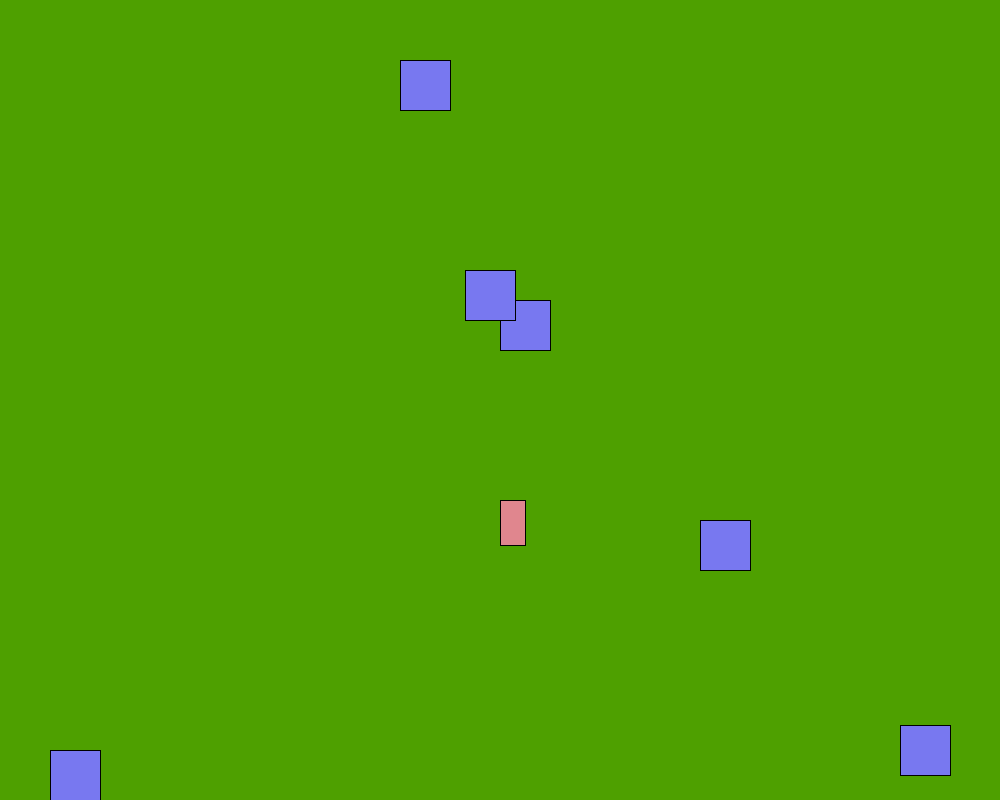
Frame 1 (no input)
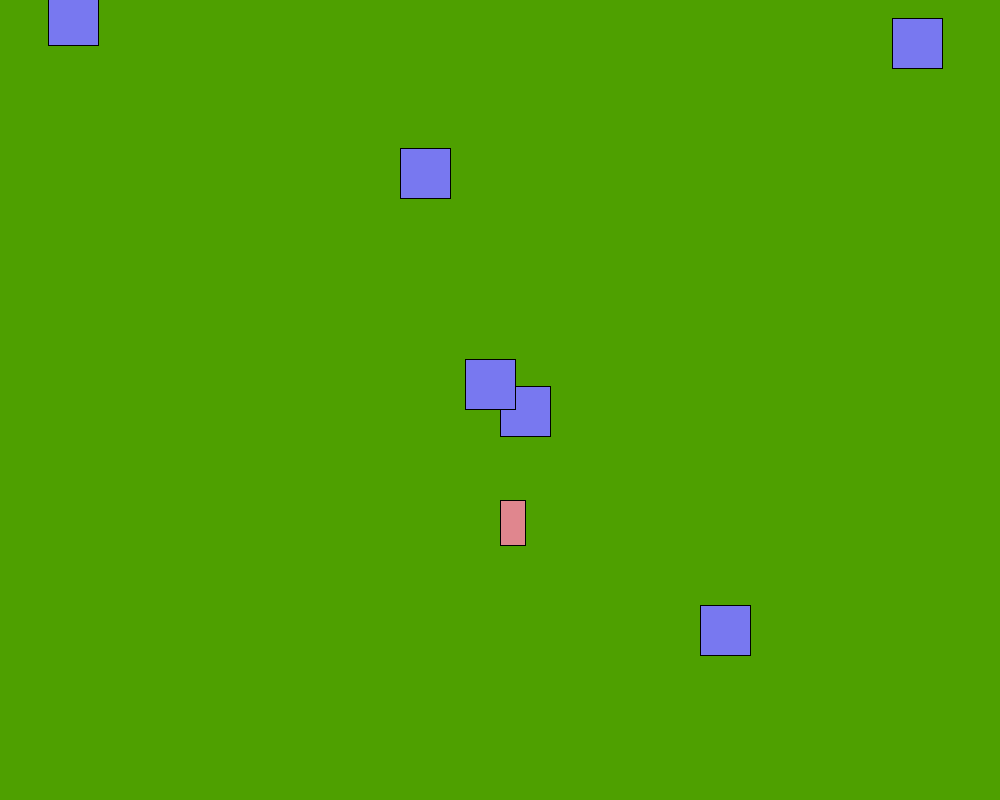
Frame 60 (the mouse pressed at the canvas centre just before this capture)
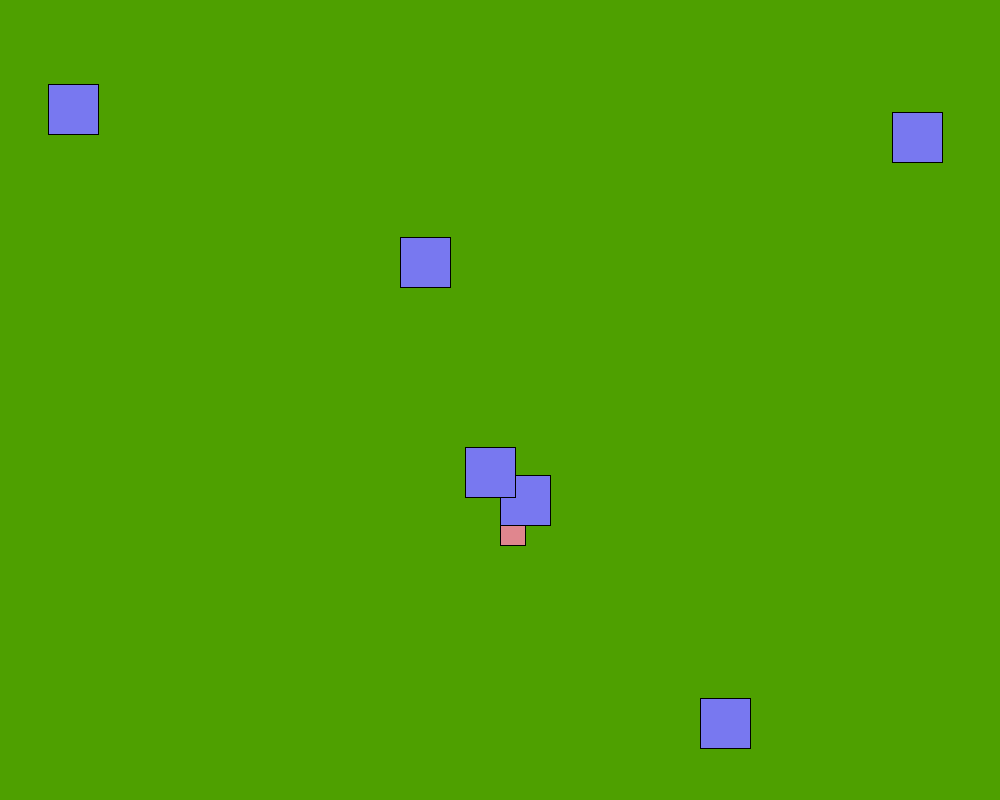
Frame 120 (the mouse held since frame 60 and released just before this capture)

The Processing sketch that drew these frames (run headless with seeded random() and noise(); from frame 60 on, the mouse is pressed at the canvas centre):

// Processing sketch: Racing_car_game
// ── Racing_car_game.pde
Car newCar;
ObjectGenerator newObject;
ObjectGenerator newObject1;
ObjectGenerator newObject2;
ObjectGenerator newObject3;
ObjectGenerator newObject4;
ObjectGenerator newObject5;

void setup () {
  size(1000, 800);
  frameRate(60);
  
  newCar = new Car(500, 500);
  newObject = new ObjectGenerator(50, 750);
  newObject1 = new ObjectGenerator(500, 300);
  newObject2 = new ObjectGenerator(400, 60);
  newObject3 = new ObjectGenerator(700, 520);
  newObject4 = new ObjectGenerator(900, 725);
  newObject5 = new ObjectGenerator(465, 270);
  
  
}



void draw(){
  background(78, 160, 0);
  newCar.draw();
  newObject.draw();
  newObject1.draw();
  newObject2.draw();
  newObject3.draw();
  newObject4.draw();
  newObject5.draw();
  
  newCar.keyPressed();
  newCar.keyReleased();
  
  newCar.updatePositions();
  
}


/*
int value = 0;

void draw() {
  fill(value);
  rect(25, 25, 50, 50);
}

void keyPressed() {
  if (value == 0) {
    value = 255;
  } else {
    value = 0;
  }
}

*/

// ── ObjectGenerator.pde
public class ObjectGenerator{
  PVector object;
  public ObjectGenerator(int xPos, int yPos){
    object = new PVector(xPos, yPos);
    
  }
  
  
  void draw(){
    fill(120, 120, 240);
   rect(object.x, object.y, 50, 50); 
   object.y+=random(1.0, 2.0);
   objectCantEscapeTheScreen();
  }

  void objectCantEscapeTheScreen(){
  
    if(object.y > height){
        object.y = -20;
        object.x = random(width);
    }}
}

// ── car.pde
public class Car{
  
  int rectX;
  int rectY;
  PVector carPosition;
  PVector velocity;
  float speed = 1;
  public Car(float x, float y){
    carPosition = new PVector(x, y);
    velocity = new PVector(0, 0);
    
    
  }
  
   public Car(){
    
    
    
  }
  
  void draw(){
    fill(224, 134, 142);
    rect(carPosition.x, carPosition.y, 25, 45);
    carPosition.add(velocity);
    
    
   // if(keyPressed){
   //   velocity.sub(0, 0);
   //}
   //else{
   //    velocity.add(0, 0);
     
   //}
    carCantEscapeTheScreen();
    keyPressed();
    keyReleased();
  } 
  
  
  boolean up = false;
  boolean down = false;
  boolean left = false;
  boolean right = false; 
  
  void keyPressed() {
    switch(keyCode){
      
    case UP:
      up = true;
    break;
    case LEFT: 
      left = true;
    break;
    case DOWN: 
      down = true;
    break;
    case RIGHT:
      right = true;
    break;
  }
  }
  
  
  
  void keyReleased() {
   switch(keyCode){
      
    case UP:
      up = false;
    break;
    case LEFT: 
      left = false;
    break;
    case DOWN: 
      down = false;
    break;
    case RIGHT:
      right = false;
    break;
  }
  }
  
  void updatePositions() {  
       if(up == true){  
         velocity.y = velocity.y + 1; 
       }  
       if(down == true){  
          velocity.y = velocity.y - 1;  
       }  
       if(left == true){  
         velocity.x = velocity.x + 1;  
       }  
       if(right == true){  
          velocity.x = velocity.x - 1;  
       }
}  
  
  

  
  //void carMove(float x, float y){
  // carPosition.x =  carPosition.x + y;
  // carPosition.y = carPosition.y + y;
    
  //}
  
  void carCantEscapeTheScreen(){
  if(carPosition.x > width || carPosition.x < 0){
        velocity.x = -velocity.x;
    }
    if(carPosition.y > height || carPosition.y < 0){
        velocity.y = -velocity.y;
    }}
}


  //switch(keyCode){
  //  case UP:
  //  velocity.sub(0, 1);
    
  //  case LEFT: 
  //  velocity.sub(1, 0);
    
  //  case DOWN: 
  //  velocity.add(0, 1);
    
  //  case RIGHT:
  //  velocity.add(1, 0);
  //}
  

// ── objectArray.pde
public class ObjectArray{

	PVector objectPosition;
	public ObjectArray(){
		objectPosition = new PVector(200, 200);

	 objectPosition.x = random(0,width);
     objectPosition.y = random(0, height);
	}

	void draw(){

		fill(120, 120, 240);
   		rect(objectPosition.x, objectPosition.y, 50, 50); 
   		objectPosition.y+=random(1.0, 2.0);
   		
   objectCantEscapeTheScreen();
	}

void objectCantEscapeTheScreen(){
  
    if(objectPosition.y > height){
        objectPosition.y = -20;
        objectPosition.x = random(width);
    }}
}
